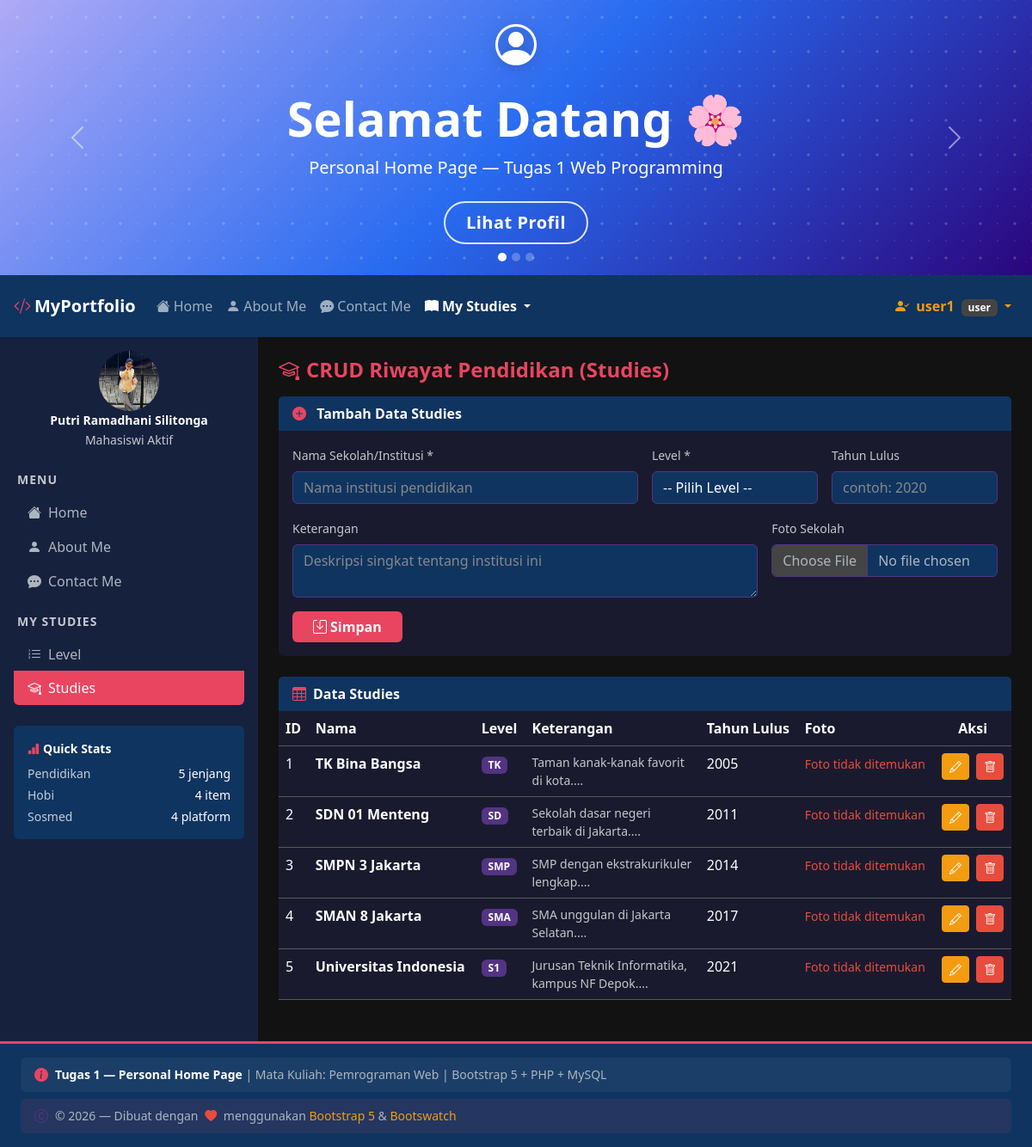
Page /index.php?page=studies (signed in) on the committed database.
### tables this page shows
CREATE TABLE IF NOT EXISTS studies (
    id INT AUTO_INCREMENT PRIMARY KEY,
    nama VARCHAR(150) NOT NULL,
    idlevel INT NOT NULL,
    keterangan TEXT,
    tahun_lulus INT,
    foto_sekolah VARCHAR(255),
    FOREIGN KEY (idlevel) REFERENCES level(id) ON DELETE CASCADE
);

CREATE TABLE IF NOT EXISTS level (
    id INT AUTO_INCREMENT PRIMARY KEY,
    nama VARCHAR(100) NOT NULL
);

### pages/studies.php (the view, shortened to what this page needs)
<?php
$editData = null;
$studies = $conn->query("
    SELECT s.*, l.nama AS nama_level
    FROM studies s
    JOIN level l ON s.idlevel = l.id
    ORDER BY s.id ASC
");
?>
<div class="mb-4">
    <h4 class="fw-bold mb-3" style="color:#e94560;">
        <i class="bi bi-mortarboard me-2"></i>CRUD Riwayat Pendidikan (Studies)
    </h4>
    <div class="card border-0 mb-4" style="background:#1a1a2e; color:#fff;">
        <div class="card-header border-0 fw-bold" style="background:#0f3460; color:#fff;">
            <i class="bi bi-<?= $editData ? 'pencil' : 'plus-circle' ?>-fill me-2" style="color:#e94560;"></i>
            <?= $editData ? 'Edit Data Studies' : 'Tambah Data Studies' ?>
        </div>
        <div class="card-body">
            <form method="POST" action="index.php?page=studies" enctype="multipart/form-data">
                <div class="row g-3">
                    <div class="col-md-6">
                        <label class="form-label small text-muted">Nama Sekolah/Institusi *</label>
                        <input type="text" name="nama" class="form-control"
                               style="background:#0f3460;border-color:#533483;color:#fff;"
                               value="<?= htmlspecialchars($editData['nama'] ?? '') ?>"
                               placeholder="Nama institusi pendidikan" required>
                    </div>
                    <div class="col-md-3">
                        <label class="form-label small text-muted">Level *</label>
                        <select name="idlevel" class="form-select" style="background:#0f3460;border-color:#533483;color:#fff;" required>
                            <option value="">-- Pilih Level --</option>
                        </select>
                    </div>
                    <div class="col-md-3">
                        <label class="form-label small text-muted">Tahun Lulus</label>
                        <input type="number" name="tahun_lulus" class="form-control"
                               style="background:#0f3460;border-color:#533483;color:#fff;"
                               value="<?= htmlspecialchars($editData['tahun_lulus'] ?? '') ?>"
                               placeholder="contoh: 2020" min="1990" max="2100">
                    </div>
                    <div class="col-md-8">
                        <label class="form-label small text-muted">Keterangan</label>
                        <textarea name="keterangan" class="form-control" rows="2"
                                  style="background:#0f3460;border-color:#533483;color:#fff;"
                                  placeholder="Deskripsi singkat tentang institusi ini"><?= htmlspecialchars($editData['keterangan'] ?? '') ?></textarea>
                    </div>
                    <div class="col-md-4">
                        <label class="form-label small text-muted">Foto Sekolah</label>
                        <input type="file" name="foto_sekolah" class="form-control"
                               style="background:#0f3460;border-color:#533483;color:#adb5bd;"
                               accept="image/*">
                    </div>
                    <div class="col-12 d-flex gap-2">
                        <button type="submit" class="btn fw-bold px-4" style="background:#e94560;color:#fff;border:none;">
                            <i class="bi bi-save me-1"></i><?= $editData ? 'Update' : 'Simpan' ?>
                        </button>
                    </div>
                </div>
            </form>
        </div>
    </div>
    <div class="card border-0" style="background:#1a1a2e; color:#fff;">
        <div class="card-header border-0 fw-bold" style="background:#0f3460; color:#fff;">
            <i class="bi bi-table me-2" style="color:#e94560;"></i>Data Studies
        </div>
        <div class="card-body p-0">
            <div class="table-responsive">
                <table class="table table-dark table-hover mb-0">
                    <thead style="background:#533483;">
                        <tr>
                            <th>ID</th>
                            <th>Nama</th>
                            <th>Level</th>
                            <th>Keterangan</th>
                            <th>Tahun Lulus</th>
                            <th>Foto</th>
                            <th class="text-center">Aksi</th>
                        </tr>
                    </thead>
                    <tbody>
                    <?php if ($studies->num_rows > 0):
                        while ($row = $studies->fetch_assoc()): ?>
                        <tr>
                            <td><?= $row['id'] ?></td>
                            <td class="fw-bold"><?= htmlspecialchars($row['nama']) ?></td>
                            <td><span class="badge" style="background:#533483;"><?= htmlspecialchars($row['nama_level']) ?></span></td>
                            <td class="small text-muted" style="max-width:200px;"><?= htmlspecialchars(substr($row['keterangan'],0,60)) ?>...</td>
                            <td><?= $row['tahun_lulus'] ?: '-' ?></td>
                            <td>
</td>
                            <td class="text-center">
                                <a href="index.php?page=studies&edit=<?= $row['id'] ?>"
                                   class="btn btn-sm btn-warning me-1"><i class="bi bi-pencil"></i></a>
                                <a href="index.php?page=studies&delete=<?= $row['id'] ?>"
                                   class="btn btn-sm btn-danger"
                                   onclick="return confirm('Hapus data ini?')"><i class="bi bi-trash"></i></a>
                            </td>
                        </tr>
                    <?php endwhile; else: ?>
                        <tr><td colspan="7" class="text-center text-muted py-4">Belum ada data studies.</td></tr>
                    <?php endif; ?>
                    </tbody>
                </table>
            </div>
        </div>
    </div>
</div>

### index.php (style rules this page uses)
body { background-color: #121212; font-family: 'Segoe UI', sans-serif; }
.table-dark { --bs-table-bg: #1a1a2e; --bs-table-hover-bg: rgba(233,69,96,0.1); }

### rows in the picture
studies: id "1", nama "TK Bina Bangsa", idlevel.nama "TK", keterangan "Taman kanak-kanak favorit di kota.", tahun_lulus "2005"
studies: id "2", nama "SDN 01 Menteng", idlevel.nama "SD", keterangan "Sekolah dasar negeri terbaik di Jakarta.", tahun_lulus "2011"
studies: id "3", nama "SMPN 3 Jakarta", idlevel.nama "SMP", keterangan "SMP dengan ekstrakurikuler lengkap.", tahun_lulus "2014"
studies: id "4", nama "SMAN 8 Jakarta", idlevel.nama "SMA", keterangan "SMA unggulan di Jakarta Selatan.", tahun_lulus "2017"
studies: id "5", nama "Universitas Indonesia", idlevel.nama "S1", keterangan "Jurusan Teknik Informatika, kampus NF Depok.", tahun_lulus "2021"

### other values in the picture
$_SESSION['username'] "user1"
$_SESSION['role'] "user"
